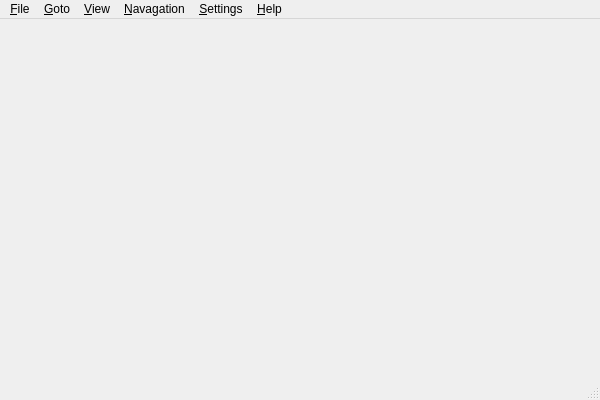
<?xml version="1.0" encoding="UTF-8"?>
<ui version="4.0">
 <class>MainWindow</class>
 <widget class="QMainWindow" name="MainWindow">
  <property name="geometry">
   <rect>
    <x>0</x>
    <y>0</y>
    <width>600</width>
    <height>400</height>
   </rect>
  </property>
  <property name="windowTitle">
   <string>MainWindow</string>
  </property>
  <property name="documentMode">
   <bool>false</bool>
  </property>
  <widget class="QWidget" name="centralWidget">
   <property name="sizePolicy">
    <sizepolicy hsizetype="Preferred" vsizetype="Preferred">
     <horstretch>0</horstretch>
     <verstretch>0</verstretch>
    </sizepolicy>
   </property>
   <layout class="QHBoxLayout" name="horizontalLayout">
    <property name="margin">
     <number>0</number>
    </property>
   </layout>
  </widget>
  <widget class="QMenuBar" name="menuBar">
   <property name="geometry">
    <rect>
     <x>0</x>
     <y>0</y>
     <width>600</width>
     <height>28</height>
    </rect>
   </property>
   <widget class="QMenu" name="menu_File">
    <property name="title">
     <string>&amp;File</string>
    </property>
    <widget class="QMenu" name="menuOpen_Recent">
     <property name="title">
      <string>Open &amp;Recent</string>
     </property>
     <addaction name="separator"/>
     <addaction name="action_Clear_List"/>
    </widget>
    <widget class="QMenu" name="menu_Export_As">
     <property name="title">
      <string>&amp;Export As</string>
     </property>
     <addaction name="action_Plain_Text"/>
     <addaction name="actionP_DF"/>
     <addaction name="action_Archive"/>
    </widget>
    <addaction name="action_Open"/>
    <addaction name="menuOpen_Recent"/>
    <addaction name="separator"/>
    <addaction name="action_Save_As"/>
    <addaction name="menu_Export_As"/>
    <addaction name="separator"/>
    <addaction name="action_Properties"/>
    <addaction name="actionE_mbedded_Files"/>
    <addaction name="separator"/>
    <addaction name="actionRe_load"/>
    <addaction name="actionE_xit"/>
   </widget>
   <widget class="QMenu" name="menu_View">
    <property name="title">
     <string>&amp;View</string>
    </property>
    <widget class="QMenu" name="menu_View_Mode">
     <property name="title">
      <string>&amp;View Mode</string>
     </property>
     <addaction name="action_Single_Page"/>
     <addaction name="action_Double_Page"/>
     <addaction name="action_Overview"/>
    </widget>
    <widget class="QMenu" name="menuO_rientation">
     <property name="title">
      <string>O&amp;rientation</string>
     </property>
     <addaction name="actionRotate_Left"/>
     <addaction name="actionRotate_Right"/>
     <addaction name="action_Original"/>
    </widget>
    <addaction name="actionZoom_In"/>
    <addaction name="actionZoom_Out"/>
    <addaction name="action_Zoom"/>
    <addaction name="separator"/>
    <addaction name="actionFit_Width"/>
    <addaction name="actionFit_Page"/>
    <addaction name="action_Trim_Margens"/>
    <addaction name="separator"/>
    <addaction name="menu_View_Mode"/>
    <addaction name="action_Continuous"/>
    <addaction name="menuO_rientation"/>
   </widget>
   <widget class="QMenu" name="menu_Goto">
    <property name="title">
     <string>&amp;Goto</string>
    </property>
    <addaction name="action_Next_Page"/>
    <addaction name="action_Privous_Page"/>
    <addaction name="action_First_Page"/>
    <addaction name="action_Last_Page"/>
    <addaction name="separator"/>
    <addaction name="actionF_orward"/>
    <addaction name="action_Backward"/>
    <addaction name="separator"/>
    <addaction name="action_Goto_Page"/>
    <addaction name="separator"/>
    <addaction name="actionF_ind"/>
   </widget>
   <widget class="QMenu" name="menu_Navagation">
    <property name="title">
     <string>&amp;Navagation</string>
    </property>
    <widget class="QMenu" name="menu_Bookmark">
     <property name="title">
      <string>&amp;Bookmark</string>
     </property>
     <addaction name="action_Next_Bookmark"/>
     <addaction name="action_Privous_Bookmark"/>
     <addaction name="action_Add_Bookmark"/>
     <addaction name="separator"/>
     <addaction name="action_Shoe_Bookmarks"/>
    </widget>
    <addaction name="action_Contents"/>
    <addaction name="action_Thumbnail"/>
    <addaction name="menu_Bookmark"/>
    <addaction name="action_Index"/>
   </widget>
   <widget class="QMenu" name="menu_Setting">
    <property name="title">
     <string>&amp;Settings</string>
    </property>
    <addaction name="actionSpeak_Current_Page"/>
    <addaction name="actionS_top_speaking"/>
    <addaction name="separator"/>
    <addaction name="actionConfigure_Backend"/>
    <addaction name="actionConfigure_Okular"/>
   </widget>
   <widget class="QMenu" name="menu_Help">
    <property name="title">
     <string>&amp;Help</string>
    </property>
    <addaction name="actionAbout_Backend"/>
    <addaction name="actionAbout_Okular"/>
    <addaction name="actionAbout_Qt"/>
   </widget>
   <addaction name="menu_File"/>
   <addaction name="menu_Goto"/>
   <addaction name="menu_View"/>
   <addaction name="menu_Navagation"/>
   <addaction name="menu_Setting"/>
   <addaction name="menu_Help"/>
  </widget>
  <widget class="QStatusBar" name="statusBar"/>
  <action name="action_Open">
   <property name="text">
    <string>&amp;Open</string>
   </property>
  </action>
  <action name="action_Clear_List">
   <property name="text">
    <string>&amp;Clear List</string>
   </property>
  </action>
  <action name="action_Save_As">
   <property name="text">
    <string>&amp;Save As</string>
   </property>
  </action>
  <action name="action_Plain_Text">
   <property name="text">
    <string>&amp;Plain Text</string>
   </property>
  </action>
  <action name="actionP_DF">
   <property name="text">
    <string>P&amp;DF</string>
   </property>
  </action>
  <action name="action_Archive">
   <property name="text">
    <string>&amp;Archive</string>
   </property>
  </action>
  <action name="action_Properties">
   <property name="text">
    <string>&amp;Properties</string>
   </property>
  </action>
  <action name="actionE_mbedded_Files">
   <property name="text">
    <string>E&amp;mbedded Files</string>
   </property>
  </action>
  <action name="actionRe_load">
   <property name="text">
    <string>Re&amp;load</string>
   </property>
  </action>
  <action name="actionE_xit">
   <property name="text">
    <string>E&amp;xit</string>
   </property>
  </action>
  <action name="action_Copy">
   <property name="text">
    <string>&amp;Copy</string>
   </property>
  </action>
  <action name="action_Select_All">
   <property name="text">
    <string>&amp;Select All</string>
   </property>
  </action>
  <action name="action_Find">
   <property name="text">
    <string>&amp;Find</string>
   </property>
  </action>
  <action name="action_Zoom">
   <property name="text">
    <string>&amp;Zoom To</string>
   </property>
  </action>
  <action name="actionZoom_In">
   <property name="text">
    <string>Zoom &amp;In</string>
   </property>
  </action>
  <action name="actionZoom_Out">
   <property name="text">
    <string>Zoom &amp;Out</string>
   </property>
  </action>
  <action name="actionFit_Width">
   <property name="checkable">
    <bool>true</bool>
   </property>
   <property name="text">
    <string>Fit &amp;Width</string>
   </property>
  </action>
  <action name="actionFit_Page">
   <property name="checkable">
    <bool>true</bool>
   </property>
   <property name="text">
    <string>Fit &amp;Page</string>
   </property>
  </action>
  <action name="action_Single_Page">
   <property name="checkable">
    <bool>true</bool>
   </property>
   <property name="text">
    <string>&amp;Single Page</string>
   </property>
  </action>
  <action name="action_Double_Page">
   <property name="checkable">
    <bool>true</bool>
   </property>
   <property name="text">
    <string>&amp;Double Page</string>
   </property>
  </action>
  <action name="action_Overview">
   <property name="checkable">
    <bool>true</bool>
   </property>
   <property name="text">
    <string>&amp;Overview</string>
   </property>
  </action>
  <action name="action_Continuous">
   <property name="checkable">
    <bool>true</bool>
   </property>
   <property name="text">
    <string>&amp;Continuous</string>
   </property>
  </action>
  <action name="action_Trim_Margens">
   <property name="checkable">
    <bool>true</bool>
   </property>
   <property name="text">
    <string>&amp;Trim Margens</string>
   </property>
  </action>
  <action name="actionRotate_Left">
   <property name="text">
    <string>Rotate &amp;Left</string>
   </property>
  </action>
  <action name="actionRotate_Right">
   <property name="text">
    <string>Rotate &amp;Right</string>
   </property>
  </action>
  <action name="action_Original">
   <property name="text">
    <string>&amp;Original</string>
   </property>
  </action>
  <action name="action_Next_Page">
   <property name="text">
    <string>&amp;Next Page</string>
   </property>
  </action>
  <action name="action_Privous_Page">
   <property name="text">
    <string>&amp;Privous Page</string>
   </property>
  </action>
  <action name="action_First_Page">
   <property name="text">
    <string>&amp;First Page</string>
   </property>
  </action>
  <action name="action_Last_Page">
   <property name="text">
    <string>&amp;Last Page</string>
   </property>
  </action>
  <action name="actionF_orward">
   <property name="text">
    <string>F&amp;orward</string>
   </property>
  </action>
  <action name="action_Backward">
   <property name="text">
    <string>&amp;Backward</string>
   </property>
  </action>
  <action name="action_Goto_Page">
   <property name="text">
    <string>&amp;Goto Page</string>
   </property>
  </action>
  <action name="action_Contents">
   <property name="text">
    <string>&amp;Contents</string>
   </property>
  </action>
  <action name="action_Thumbnail">
   <property name="text">
    <string>&amp;Thumbnail</string>
   </property>
  </action>
  <action name="action_Next_Bookmark">
   <property name="text">
    <string>&amp;Next Bookmark</string>
   </property>
  </action>
  <action name="action_Privous_Bookmark">
   <property name="text">
    <string>&amp;Privous Bookmark</string>
   </property>
  </action>
  <action name="action_Add_Bookmark">
   <property name="text">
    <string>&amp;Add Bookmark</string>
   </property>
  </action>
  <action name="action_Shoe_Bookmarks">
   <property name="text">
    <string>&amp;Show Bookmarks</string>
   </property>
  </action>
  <action name="actionSpeak_Current_Page">
   <property name="text">
    <string>&amp;Speak Current Page</string>
   </property>
  </action>
  <action name="actionS_top_speaking">
   <property name="text">
    <string>S&amp;top Speaking</string>
   </property>
  </action>
  <action name="actionConfigure_Backend">
   <property name="text">
    <string>Configure &amp;Backend</string>
   </property>
  </action>
  <action name="actionConfigure_Okular">
   <property name="text">
    <string>Configure &amp;Okular</string>
   </property>
  </action>
  <action name="actionAbout_Backend">
   <property name="text">
    <string>About &amp;Backend</string>
   </property>
  </action>
  <action name="actionAbout_Okular">
   <property name="text">
    <string>About &amp;Okular</string>
   </property>
  </action>
  <action name="actionAbout_Qt">
   <property name="text">
    <string>About &amp;Qt</string>
   </property>
  </action>
  <action name="actionF_ind">
   <property name="text">
    <string>F&amp;ind</string>
   </property>
  </action>
  <action name="action_Index">
   <property name="text">
    <string>&amp;Index</string>
   </property>
  </action>
 </widget>
 <layoutdefault spacing="6" margin="11"/>
 <resources/>
 <connections/>
</ui>
